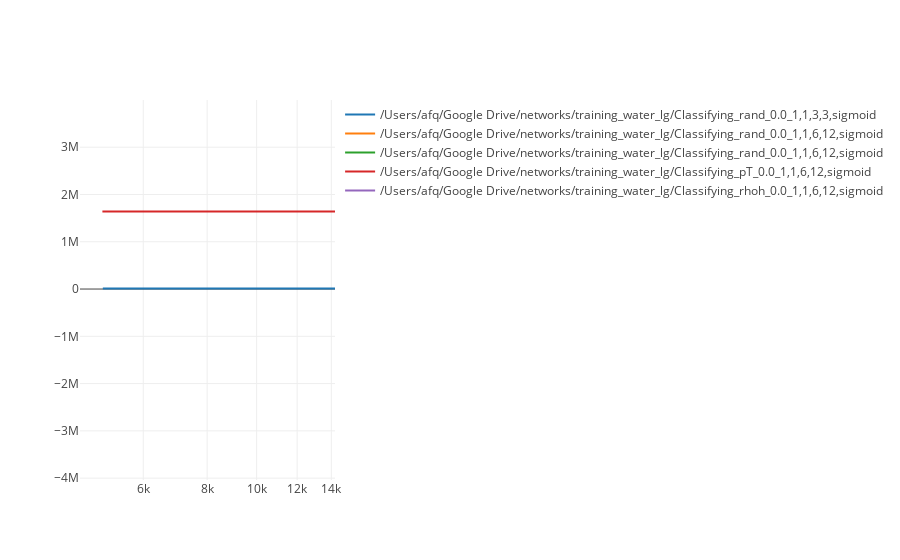

Notebook code cell kept with this figure:
### Code cell
py.iplot(plot_contours(states))
